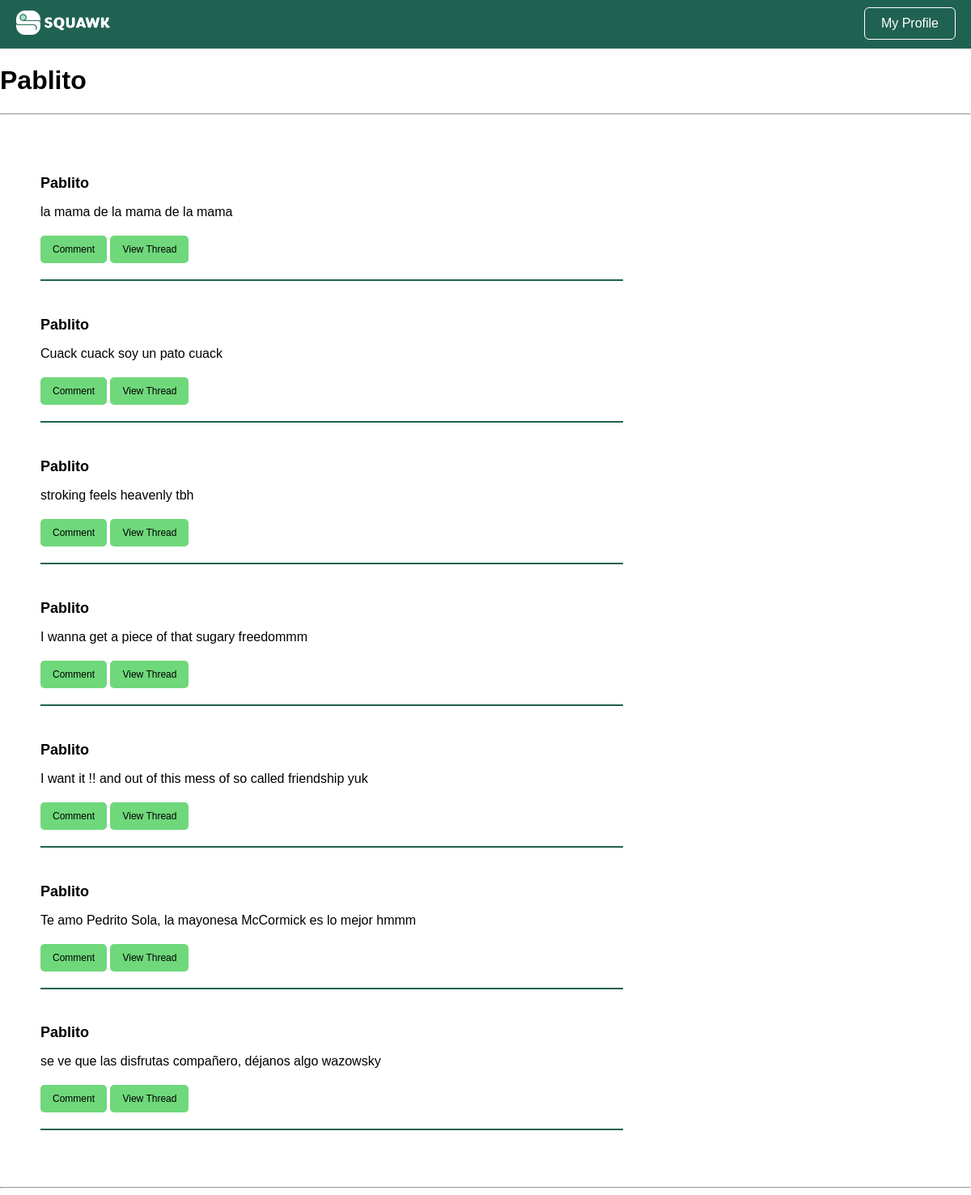
The app's page /user/1 (signed in) with its own data.
### tables this page shows
CREATE TABLE users (
  user_id INTEGER PRIMARY KEY AUTOINCREMENT,
  username VARCHAR NOT NULL,
  password VARCHAR NOT NULL,
  is_admin BOOLEAN NOT NULL
);

CREATE TABLE squawks (
  squawk_id INTEGER PRIMARY KEY AUTOINCREMENT,
  content VARCHAR NOT NULL,
  is_reply_to INT,
  user_id INT,
  created TIMESTAMP NOT NULL DEFAULT CURRENT_TIMESTAMP
);

### user_controller.py (the view)
def user(user_id):
  current_user = session['user_id']
  squawks = []
  username = us.get_user(user_id).username
  last10 = ss.get_last(10,user_id)
  for i in last10:
    thread = ts.get_thread(i.squawk_id)
    thread_users = [us.get_user(squawk.user_id).username for squawk in thread]
    thread_info = list(zip(thread, thread_users))
    user = us.get_user(i.user_id).username
    squawks.append((i, user, thread_info))
  return render_template('user.html', username=username, squawks=squawks, user_id=current_user)

### bl/squawk_service.py (called while the page is built)
  def get_last(self, total, user_id):
    if user_id != -1:
      squawks = self.squawkDAO.getall_from(user_id)
    else:
      squawks = self.squawkDAO.getall_super()
    return squawks[:total]

### bl/thread_service.py (called while the page is built)
  def get_thread(self, squawk_id):
    squawk = self.squawkDAO.get(squawk_id)
    if not squawk:
      return []
    thread = self._get_replies(squawk_id)
    return thread

  def _get_replies(self, squawk_id):
    replies = []
    squawks = self.squawkDAO.getall()
    for x in squawks:
      if x.is_reply_to == squawk_id:
        replies.append(x)
    return replies

### bl/user_service.py (called while the page is built)
  def get_user(self, user_id):
    user = self.userDAO.get(user_id)
    return user

### dl/squawk_dao.py (called while the page is built)
  def get(self, squawkID):
    query = "SELECT * FROM squawks WHERE squawk_id = ?"
    result = self.DB.run_query(query, (squawkID, ))
    try:
      data = result.fetchone()
      squawk = Squawk(data)
      return squawk
    except:
      return None

  def getall(self):
    query = "SELECT * FROM squawks ORDER BY created DESC"
    result = self.DB.run_query(query)
    try:
      data_list = result.fetchall()
      squawks = []
      for data in data_list:
        squawk = Squawk(data)#['squawk_id'], data['content'], data['is_reply_to'], data['user_id'], data['created'])
        squawks.append(squawk)
      return squawks
    except:
      return None

  def getall_from(self, user_id):
    query = "SELECT * FROM squawks WHERE user_id = ? ORDER BY created DESC"
    result = self.DB.run_query(query, (user_id, ))
    try:
      data_list = result.fetchall()
      squawks = []
      for data in data_list:
        squawk = Squawk(data)#['squawk_id'], data['content'], data['is_reply_to'], data['user_id'], data['created'])
        squawks.append(squawk)
      return squawks
    except:
      return None

### dl/user_dao.py (called while the page is built)
  def get(self, userID):
    query = "SELECT * FROM users WHERE user_id = ?"
    result = self.DB.run_query(query, (userID, ))
    try:
      data = result.fetchone()
      user = User(data)
      return user
    except:
      return None

### utils/database.py (called while the page is built)
  def run_query(self, query, parameters=None):
    try:
      cursor = self.connection.cursor()
      if parameters:
        cursor.execute(query, parameters)
      else:
        cursor.execute(query)
      self.connection.commit()
      return cursor
    except Exception as e:
      print(f"Error running query: {e}")
      return None

### templates/user.html (shortened to what this page needs)
<!DOCTYPE html>
<html>
  <head>
    <link rel="stylesheet" href="{{ url_for('static', filename='squawk_basic.css') }}" />
    <link rel="stylesheet" href="{{ url_for('static', filename='squawk_render.css') }}" />
  </head>
  <body>
    <div class="navbar">
      <a href="{{url_for('home')}}"><img src="{{ url_for('static', filename='img/squawk_long.png') }}" alt="Squawk Logo" class="logo"></a>
      <a href="{{ url_for('user', user_id=user_id) }}"><button class="login-button">My Profile</button></a>
    </div>
    <h1 class="user-header">{{username}}</h1>
    <hr>
    <div class="board">
      {% for squawk, user, thread_info in squawks %}
      <div class="squawk">
        <h4>
          <a href="{{url_for('user', user_id=squawk.user_id)}}"> {{user}} </a>
        </h4>
        <p> {{squawk.content}} </p>
        <a href="{{ url_for('comment', is_reply_to=squawk.squawk_id) }}"><button id="{{squawk.squawk_id}}">Comment</button></a>
        <a href="{{ url_for('thread', squawk_id=squawk.squawk_id) }}"><button id="{{squawk.squawk_id}}">View Thread</button></a>
      </div>
      {% endfor %}
    </div>
    <hr>
  </body>
</html>

### static/squawk_basic.css (style rules this page uses)
body { font-family: Arial, sans-serif; margin: 0; padding: 0; }
a { color: #2660A4 }
.login-button { background-color: transparent; border-radius: 5px; color: white; cursor: pointer; font-size: 16px; margin-right: 10px; outline: 1px solid white; padding: 10px 20px; }
.navbar { background-color: #206252; padding: 10px; display: flex; justify-content: space-between; }
.navbar button { background-color: transparent; border: none; color: white; cursor: pointer; font-size: 16px; margin-bottom: 2px; margin-right: 10px; }
.navbar .logo { height: 30px; margin-left: 10px; margin-top: 3px; }

### static/squawk_render.css (style rules this page uses)
.board { display: flex; flex-direction: column; justify-content: center; margin: 50px; width: 60vw; }
.board a { color: inherit; text-decoration: none; }
.squawk { border-bottom: 2px solid #206252; margin-bottom: 20px; }
.squawk h4 { font-size: 18px; margin-bottom: 10px; }
.squawk p { font-size: 16px; margin-bottom: 10px; }
.squawk button { background-color: #6FD87B; border: none; border-radius: 5px; color: black; cursor: pointer; font-size: 12px; margin-bottom: 20px; margin-top: 10px; padding: 10px 15px; }

### records on screen
users: username "Pablito", content "la mama de la mama de la mama", content "Cuack cuack soy un pato cuack", content "stroking feels heavenly tbh", content "I wanna get a piece of that sugary freedommm", content "I want it !! and out of this mess of so called friendship yuk", content "Te amo Pedrito Sola, la mayonesa McCormick es lo mejor hmmm", content "se ve que las disfrutas compañero, déjanos algo wazowsky"
